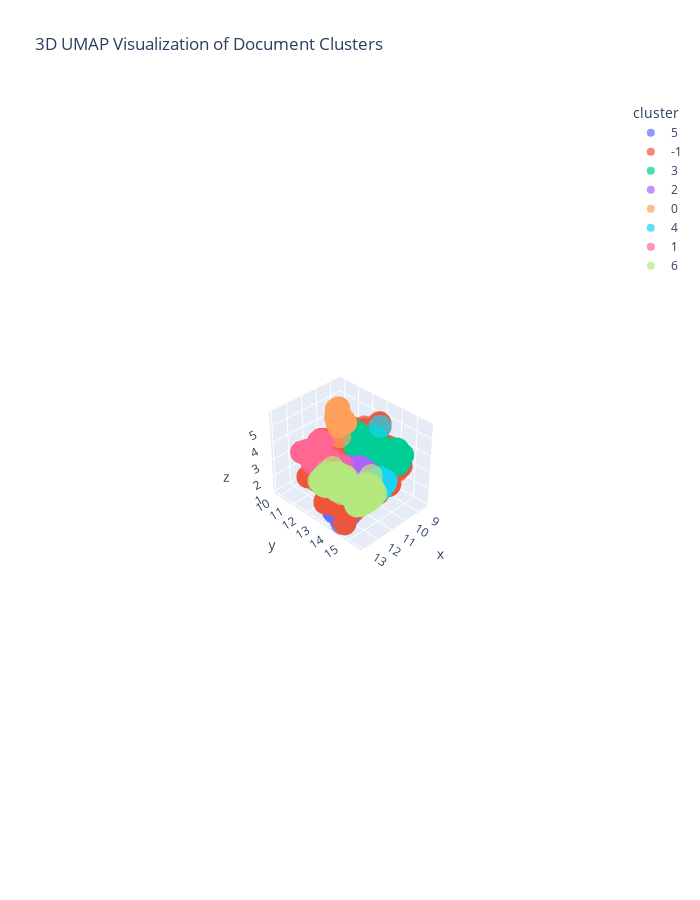

Notebook code cell kept with this figure:
### Code cell
import pandas as pd
import plotly.express as px
from umap import UMAP

# Reduce 384-dimensional embeddings to 3 dimensions
reduced_embeddings_3d = UMAP(
   n_components=3,
   min_dist=0.0,
   metric='cosine',
   random_state=42
).fit_transform(X_vectorized)
#).fit_transform(embeddings)

# Create dataframe with 3D coordinates
df_3d = pd.DataFrame(
   reduced_embeddings_3d,
   columns=["x", "y", "z"]
)
df_3d["title"] = titles
df_3d["cluster"] = [str(c) for c in clusters]
#df_3d["size"] = 10000

# Create 3D scatter plot 
fig = px.scatter_3d(
                    df_3d,
                    x='x',
                    y='y',
                    z='z',
                    color='cluster',
                    title='3D UMAP Visualization of Document Clusters',
                    opacity=0.7,
                    color_continuous_scale='viridis',
                    size_max=0.2,
                    #size = 'size',
                    hover_data=['title']  # Show title on hover
)

# Update layout
fig.update_layout(
   width=700,
   height=900,
   showlegend=True
)

fig.show()

fig.write_html('test_fig.html')

### Figure 1 — Plotly figure (JSON) as saved in the notebook; plotly's stock layout.template omitted (floating-point values rounded to 4 significant figures; data arrays with more than 128 entries replaced by an {"elided": "..."} marker saying what was removed)
{"data": [{"customdata": [["Introduction to Arabic Speech Recognition Using CMUSphinx System"], ["Arabic Speech Recognition System using CMU-Sphinx4"], ["Speech Recognition Oriented Vowel Classification Using Temporal Radial\n  Basis Functions"], ["Syllable Analysis to Build a Dictation System in Telugu language"], ["Speech Recognition by Machine, A Review"], ["Approximations to the MMI criterion and their effect on lattice-based\n  MMI"], ["Why has (reasonably accurate) Automatic Speech Recognition been so hard\n  to achieve?"], ["Emotional State Categorization from Speech: Machine vs. Human"], ["Recognizing Uncertainty in Speech"], ["Performance Evaluation of Statistical Approaches for Text Independent\n  Speaker Recognition Using Source Feature"], ["A statistical learning algorithm for word segmentation"], ["Toward a Motor Theory of Sign Language Perception"], ["Realisation d'un systeme de reconnaissance automatique de la parole\n  arabe base sur CMU Sphinx"], ["Arabic Language Learning Assisted by Computer, based on Automatic Speech\n  Recognition"], ["Large Scale Language Modeling in Automatic Speech Recognition"], ["A Hindi Speech Actuated Computer Interface for Web Search"], ["Large Scale Distributed Acoustic Modeling With Back-off N-grams"], ["Lexical Access for Speech Understanding using Minimum Message Length\n  Encoding"], ["An Adaptive Methodology for Ubiquitous ASR System"], ["Estimating Confusions in the ASR Channel for Improved Topic-based\n  Language Model Adaptation"], ["Parameters Optimization for Improving ASR Performance in Adverse Real\n  World Noisy Environmental Conditions"], ["Adverse Conditions and ASR Techniques for Robust Speech User Interface"], ["Opportunities & Challenges In Automatic Speech Recognition"], ["An Overview of Hindi Speech Recognition"], ["Speaker Independent Continuous Speech to Text Converter for Mobile\n  Application"], ["Implementation Of Back-Propagation Neural Network For Isolated Bangla\n  Speech Recognition"], ["Recognizing Speech in a Novel Accent: The Motor Theory of Speech\n  Perception Reframed"], ["Feature Learning with Gaussian Restricted Boltzmann Machine for Robust\n  Speech Recognition"], ["Local Feature or Mel Frequency Cepstral Coefficients - Which One is\n  Better for MLN-Based Bangla Speech Recognition?"], ["Clustering and Relational Ambiguity: from Text Data to Natural Data"], ["Speech Recognition Front End Without Information Loss"], ["A Subband-Based SVM Front-End for Robust ASR"], ["Software Requirement Specification Using Reverse Speech Technology"], ["Modelling Data Dispersion Degree in Automatic Robust Estimation for\n  Multivariate Gaussian Mixture Models with an Application to Noisy Speech\n  Processing"], ["Improved Frame Level Features and SVM Supervectors Approach for the\n  Recogniton of Emotional States from Speech: Application to categorical and\n  dimensional states"], ["On the Use of Different Feature Extraction Methods for Linear and Non\n  Linear kernels"], ["Building DNN Acoustic Models for Large Vocabulary Speech Recognition"], ["A Deep Learning Approach to Data-driven Parameterizations for\n  Statistical Parametric Speech Synthesis"], ["Spatial Diffuseness Features for DNN-Based Speech Recognition in Noisy\n  and Reverberant Environments"], ["Modified Mel Filter Bank to Compute MFCC of Subsampled Speech"], ["Tied Probabilistic Linear Discriminant Analysis for Speech Recognition"], ["Deep Speech: Scaling up end-to-end speech recognition"], ["Deep Multimodal Learning for Audio-Visual Speech Recognition"], ["A Unified Deep Neural Network for Speaker and Language Recognition"], ["Voice based self help System: User Experience Vs Accuracy"], ["Feature selection using Fisher's ratio technique for automatic speech\n  recognition"], ["Deep Speaker Vectors for Semi Text-independent Speaker Verification"], ["Learning Speech Rate in Speech Recognition"], ["A Multi-layered Acoustic Tokenizing Deep Neural Network (MAT-DNN) for\n  Unsupervised Discovery of Linguistic Units and Generation of High Quality\n  Features"], ["Significance of the levels of spectral valleys with application to\n  front/back distinction of vowel sounds"], ["Emotion Analysis of Songs Based on Lyrical and Audio Features"], ["Improved Deep Speaker Feature Learning for Text-Dependent Speaker\n  Recognition"], ["Feature Normalisation for Robust Speech Recognition"], ["Practical Selection of SVM Supervised Parameters with Different Feature\n  Representations for Vowel Recognition"], ["An Empirical Comparison of SVM and Some Supervised Learning Algorithms\n  for Vowel recognition"], ["Incorporating Belief Function in SVM for Phoneme Recognition"], ["Study of Phonemes Confusions in Hierarchical Automatic Phoneme\n  Recognition System"], ["Unsupervised Discovery of Linguistic Structure Including Two-level\n  Acoustic Patterns Using Three Cascaded Stages of Iterative Optimization"], ["Unsupervised Spoken Term Detection with Spoken Queries by Multi-level\n  Acoustic Patterns with Varying Model Granularity"], ["Enhancing Automatically Discovered Multi-level Acoustic Patterns\n  Considering Context Consistency With Applications in Spoken Term Detection"], ["Hierarchical Representation of Prosody for Statistical Speech Synthesis"], ["Learning Representations of Affect from Speech"], ["Latent Dirichlet Allocation Based Organisation of Broadcast Media\n  Archives for Deep Neural Network Adaptation"], ["Enhancements in statistical spoken language translation by\n  de-normalization of ASR results"], ["Predicting the top and bottom ranks of billboard songs using Machine\n  Learning"], ["THCHS-30 : A Free Chinese Speech Corpus"], ["Deep Speech 2: End-to-End Speech Recognition in English and Mandarin"], ["Small-footprint Deep Neural Networks with Highway Connections for Speech\n  Recognition"], ["The 2015 Sheffield System for Transcription of Multi-Genre Broadcast\n  Media"], ["Evaluating the Performance of a Speech Recognition based System"], ["Environmental Noise Embeddings for Robust Speech Recognition"], ["Learning Hidden Unit Contributions for Unsupervised Acoustic Model\n  Adaptation"], ["On Structured Sparsity of Phonological Posteriors for Linguistic Parsing"], ["Exploiting Low-dimensional Structures to Enhance DNN Based Acoustic\n  Modeling in Speech Recognition"], ["Speech vocoding for laboratory phonology"], ["Recurrent Neural Network Postfilters for Statistical Parametric Speech\n  Synthesis"], ["An Iterative Deep Learning Framework for Unsupervised Discovery of\n  Speech Features and Linguistic Units with Applications on Spoken Term\n  Detection"], ["Fantastic 4 system for NIST 2015 Language Recognition Evaluation"], ["Signer-independent Fingerspelling Recognition with Deep Neural Network\n  Adaptation"], ["Blind score normalization method for PLDA based speaker recognition"], ["Learning Multiscale Features Directly From Waveforms"], ["Differentiable Pooling for Unsupervised Acoustic Model Adaptation"], ["Speaker Cluster-Based Speaker Adaptive Training for Deep Neural Network\n  Acoustic Modeling"], ["The IBM Speaker Recognition System: Recent Advances and Error Analysis"]], "hovertemplate": "cluster=5<br>x=%{x}<br>y=%{y}<br>z=%{z}<br>title=%{customdata[0]}<extra></extra>", "legendgroup": "5", "marker": {"color": "#636efa", "opacity": 0.7, "symbol": "circle"}, "mode": "markers", "name": "5", "scene": "scene", "showlegend": true, "type": "scatter3d", "x": [12.5, 12.5, 12.33, 12.49, 12.5, 12.5, 12.51, 12.43, 12.43, 12.57, 12.31, 12.49, 12.51, 12.5, 12.24, 12.3, 12.3, 12.29, 12.35, 12.21, 12.28, 12.42, 12.49, 12.41, 12.46, 12.48, 12.36, 12.44, 12.45, 12.18, 12.26, 12.24, 12.51, 12.62, 12.46, 12.44, 12.33, 12.45, 12.39, 12.46, 12.49, 12.39, 12.12, 12.56, 12.46, 12.45, 12.58, 12.5, 12.25, 12.32, 11.97, 12.56, 12.41, 11.96, 12.23, 12.07, 12.19, 12.19, 12.19, 12.22, 12.35, 12.39, 12.3, 12.53, 11.94, 12.54, 12.38, 12.36, 12.57, 12.54, 12.3, 12.56, 12.33, 12.32, 12.42, 12.32, 12.25, 12.5, 12.5, 12.55, 12.45, 12.29, 12.58, 12.56], "y": [13.4, 13.42, 13.59, 13.5, 13.51, 13.46, 13.5, 13.62, 13.86, 14.15, 13.79, 13.06, 13.37, 13.45, 13.73, 13.65, 13.81, 13.63, 13.48, 13.42, 13.66, 13.43, 13.49, 13.21, 13.75, 13.81, 13.31, 13.9, 13.74, 13.88, 13.87, 13.88, 13.5, 14.08, 13.71, 13.91, 14.19, 13.76, 14.06, 13.68, 14.11, 13.84, 14.18, 14.21, 13.45, 13.79, 14.22, 14.14, 14.23, 13.95, 13.84, 14.22, 13.9, 13.67, 13.63, 13.63, 13.58, 14.22, 14.24, 14.23, 13.85, 13.73, 14.17, 13.47, 13.86, 13.45, 13.89, 14.15, 14.25, 13.49, 14.18, 14.23, 14.09, 14.18, 13.59, 14.18, 14.22, 14.14, 14.19, 14.16, 13.79, 14.27, 14.21, 14.21], "z": [1.456, 1.467, 1.498, 1.471, 1.454, 1.818, 1.478, 1.413, 1.522, 1.235, 1.778, 1.715, 1.471, 1.468, 1.815, 2.003, 1.754, 1.501, 1.438, 1.552, 1.511, 1.434, 1.511, 2.159, 1.328, 1.294, 1.608, 1.331, 1.317, 1.551, 1.507, 1.523, 1.462, 1.183, 1.337, 1.32, 1.583, 1.305, 1.465, 1.334, 1.293, 1.597, 1.764, 1.238, 1.508, 1.296, 1.227, 1.344, 1.61, 1.789, 1.845, 1.236, 1.348, 1.665, 1.459, 1.58, 1.535, 1.633, 1.626, 1.613, 1.73, 1.288, 1.634, 1.499, 1.863, 1.48, 1.66, 1.578, 1.276, 1.482, 1.582, 1.237, 1.561, 1.534, 1.53, 1.557, 1.624, 1.272, 1.301, 1.221, 1.596, 1.618, 1.229, 1.234]}, {"customdata": {"elided": "1047x1 str values"}, "hovertemplate": "cluster=-1<br>x=%{x}<br>y=%{y}<br>z=%{z}<br>title=%{customdata[0]}<extra></extra>", "legendgroup": "-1", "marker": {"color": "#EF553B", "opacity": 0.7, "symbol": "circle"}, "mode": "markers", "name": "-1", "scene": "scene", "showlegend": true, "type": "scatter3d", "x": {"elided": "1047 float values"}, "y": {"elided": "1047 float values"}, "z": {"elided": "1047 float values"}}, {"customdata": {"elided": "285x1 str values"}, "hovertemplate": "cluster=3<br>x=%{x}<br>y=%{y}<br>z=%{z}<br>title=%{customdata[0]}<extra></extra>", "legendgroup": "3", "marker": {"color": "#00cc96", "opacity": 0.7, "symbol": "circle"}, "mode": "markers", "name": "3", "scene": "scene", "showlegend": true, "type": "scatter3d", "x": {"elided": "285 float values"}, "y": {"elided": "285 float values"}, "z": {"elided": "285 float values"}}, {"customdata": [["Zipf's Law and Avoidance of Excessive Synonymy"], ["On the role of autocorrelations in texts"], ["A Comparison of natural (english) and artificial (esperanto) languages.\n  A Multifractal method based analysis"], ["Textual Fingerprinting with Texts from Parkin, Bassewitz, and Leander"], ["Investigation of the Zipf-plot of the extinct Meroitic language"], ["Constructing word similarities in Meroitic as an aid to decipherment"], ["On the nature of long-range letter correlations in texts"], ["Discovering Global Patterns in Linguistic Networks through Spectral\n  Analysis: A Case Study of the Consonant Inventories"], ["Beyond word frequency: Bursts, lulls, and scaling in the temporal\n  distributions of words"], ["Approaching the linguistic complexity"], ["Beyond Zipf's law: Modeling the structure of human language"], ["Language Diversity across the Consonant Inventories: A Study in the\n  Framework of Complex Networks"], ["Size dependent word frequencies and translational invariance of books"], ["Automated languages phylogeny from Levenshtein distance"], ["Automated words stability and languages phylogeny"], ["Lexical evolution rates by automated stability measure"], ["Measures of lexical distance between languages"], ["Statistical Physics for Natural Language Processing"], ["Punctuation effects in English and Esperanto texts"], ["Linguistic complexity: English vs. Polish, text vs. corpus"], ["Distinguishing Fact from Fiction: Pattern Recognition in Texts Using\n  Complex Networks"], ["The effect of linguistic constraints on the large scale organization of\n  language"], ["Fitting Ranked English and Spanish Letter Frequency Distribution in U.S.\n  and Mexican Presidential Speeches"], ["Phylogeny and geometry of languages from normalized Levenshtein distance"], ["NEMO: Extraction and normalization of organization names from PubMed\n  affiliation strings"], ["Positive words carry less information than negative words"], ["Distinct word length frequencies: distributions and symbol entropies"], ["Average word length dynamics as indicator of cultural changes in society"], ["Authorship Identification in Bengali Literature: a Comparative Analysis"], ["Compactified Horizontal Visibility Graph for the Language Network"], ["Structure-semantics interplay in complex networks and its effects on the\n  predictability of similarity in texts"], ["The risks of mixing dependency lengths from sequences of different\n  length"], ["Information content versus word length in natural language: A reply to\n  Ferrer-i-Cancho and Moscoso del Prado Martin [arXiv:1209.1751]"], ["The placement of the head that minimizes online memory: a complex\n  systems approach"], ["Why SOV might be initially preferred and then lost or recovered? A\n  theoretical framework"], ["Authorship Attribution Using Word Network Features"], ["Quantitative methods for Phylogenetic Inference in Historical\n  Linguistics: An experimental case study of South Central Dravidian"], ["Properties of phoneme N -grams across the world's language families"], ["Entropy analysis of word-length series of natural language texts:\n  Effects of text language and genre"], ["Word-length entropies and correlations of natural language written texts"], ["Keyword and Keyphrase Extraction Using Centrality Measures on\n  Collocation Networks"], ["Measuring Global Similarity between Texts"], ["Polish and English wordnets -- statistical analysis of interconnected\n  networks"], ["Initial Comparison of Linguistic Networks Measures for Parallel Texts"], ["Comparison of the language networks from literature and blogs"], ["Temporal Analysis of Language through Neural Language Models"], ["Complex Networks Measures for Differentiation between Normal and\n  Shuffled Croatian Texts"], ["A preliminary study of Croatian Language Syllable Networks"], ["Building of Networks of Natural Hierarchies of Terms Based on Analysis\n  of Texts Corpora"], ["Zipf's law holds for phrases, not words"], ["Toward Network-based Keyword Extraction from Multitopic Web Documents"], ["Toward Selectivity Based Keyword Extraction for Croatian News"], ["Beyond description. Comment on \"Approaching human language with complex\n  networks\" by Cong & Liu"], ["Be Careful When Assuming the Obvious: Commentary on \"The placement of\n  the head that minimizes online memory: a complex systems approach\""], ["Non-Standard Words as Features for Text Categorization"], ["Text mixing shapes the anatomy of rank-frequency distributions: A modern\n  Zipfian mechanics for natural language"], ["The meaning-frequency law in Zipfian optimization models of\n  communication"], ["Patterns in the English Language: Phonological Networks, Percolation and\n  Assembly Models"], ["Statistically Significant Detection of Linguistic Change"], ["Network Motifs Analysis of Croatian Literature"], ["A perspective on the advancement of natural language processing tasks\n  via topological analysis of complex networks"], ["Zipf's Law and the Frequency of Characters or Words of Oracles"], ["Statistical Patterns in Written Language"], ["Scaling laws in human speech, decreasing emergence of new words and a\n  generalized model"], ["Reply to the commentary \"Be careful when assuming the obvious\", by P.\n  Alday"], ["Quantifying origin and character of long-range correlations in narrative\n  texts"], ["Probing the topological properties of complex networks modeling short\n  written texts"], ["Annotating Cognates and Etymological Origin in Turkic Languages"], ["A new hybrid metric for verifying parallel corpora of Arabic-English"], ["Variation of word frequencies in Russian literary texts"], ["Is language evolution grinding to a halt? The scaling of lexical\n  turbulence in English fiction suggests it is not"], ["Normalization of Non-Standard Words in Croatian Texts"], ["Rank diversity of languages: Generic behavior in computational\n  linguistics"], ["Recognize Foreign Low-Frequency Words with Similar Pairs"], ["A complex network approach to stylometry"], ["Bias and population structure in the actuation of sound change"], ["Persistent Topology of Syntax"], ["Multilayer Network of Language: a Unified Framework for Structural\n  Analysis of Linguistic Subsystems"], ["A fully data-driven method to identify (correlated) changes in\n  diachronic corpora"], ["Liberating language research from dogmas of the 20th century"], ["Dependency length minimization: Puzzles and Promises"], ["Network analysis of named entity co-occurrences in written texts"], ["Response to Liu, Xu, and Liang (2015) and Ferrer-i-Cancho and\n  G\\'omez-Rodr\\'iguez (2015) on Dependency Length Minimization"], ["It is not all downhill from here: Syllable Contact Law in Persian"], ["Stochastic model for phonemes uncovers an author-dependency of their\n  usage"], ["Human languages order information efficiently"], ["Topic segmentation via community detection in complex networks"], ["Kauffman's adjacent possible in word order evolution"], ["Zipf's law is a consequence of coherent language production"], ["Optimizing the Learning Order of Chinese Characters Using a Novel\n  Topological Sort Algorithm"], ["In narrative texts punctuation marks obey the same statistics as words"], ["Comparing Fifty Natural Languages and Twelve Genetic Languages Using\n  Word Embedding Language Divergence (WELD) as a Quantitative Measure of\n  Language Distance"], ["Compression and the origins of Zipf's law for word frequencies"]], "hovertemplate": "cluster=2<br>x=%{x}<br>y=%{y}<br>z=%{z}<br>title=%{customdata[0]}<extra></extra>", "legendgroup": "2", "marker": {"color": "#ab63fa", "opacity": 0.7, "symbol": "circle"}, "mode": "markers", "name": "2", "scene": "scene", "showlegend": true, "type": "scatter3d", "x": [9.83, 9.793, 9.845, 10.06, 9.813, 9.77, 10.15, 9.535, 9.804, 9.866, 9.816, 9.803, 9.826, 9.704, 9.66, 9.676, 9.672, 10.06, 9.884, 9.94, 9.729, 9.685, 10.16, 9.666, 9.855, 9.846, 9.802, 9.81, 10.2, 9.578, 9.912, 9.652, 9.725, 9.879, 9.855, 10.13, 9.817, 9.764, 9.794, 9.804, 9.46, 9.905, 9.496, 9.484, 9.511, 10.19, 9.481, 9.471, 9.552, 9.816, 9.454, 9.473, 9.489, 9.709, 9.476, 9.829, 9.795, 9.664, 10.23, 9.467, 9.491, 9.764, 10.0, 9.834, 9.693, 9.892, 9.874, 9.662, 12.18, 9.823, 9.803, 9.458, 9.981, 9.894, 9.878, 10.19, 9.814, 9.461, 10.37, 9.652, 9.629, 9.842, 9.66, 9.514, 9.948, 9.79, 9.856, 9.855, 9.824, 9.941, 9.889, 9.729, 9.749], "y": [12.62, 12.58, 12.7, 12.63, 12.58, 12.85, 12.69, 12.13, 12.61, 12.52, 12.62, 12.81, 12.7, 12.94, 12.93, 12.94, 12.94, 12.58, 12.61, 12.49, 12.32, 12.13, 12.83, 12.94, 12.5, 12.79, 12.95, 12.88, 12.28, 12.1, 11.98, 13.33, 13.35, 13.36, 13.29, 12.18, 12.93, 12.57, 12.93, 12.87, 12.3, 12.02, 12.04, 12.06, 12.2, 12.84, 12.14, 12.05, 12.1, 12.59, 12.26, 12.27, 11.99, 13.36, 12.01, 12.58, 12.59, 13.14, 12.74, 12.04, 11.9, 12.55, 12.3, 12.6, 13.32, 12.57, 11.95, 12.96, 12.89, 12.68, 12.6, 12.0, 12.61, 12.88, 11.93, 12.91, 12.82, 12.04, 12.83, 13.4, 13.38, 11.95, 13.41, 12.08, 12.55, 13.25, 11.96, 13.29, 12.57, 13.33, 12.59, 13.04, 12.71], "z": [1.639, 1.62, 1.76, 2.375, 1.619, 2.174, 1.574, 1.885, 1.645, 1.754, 1.646, 2.058, 1.671, 2.163, 2.162, 2.192, 2.172, 2.342, 1.722, 1.797, 1.903, 1.89, 1.64, 2.161, 1.698, 1.744, 1.642, 1.728, 2.281, 1.89, 2.119, 1.441, 1.534, 1.738, 1.793, 2.171, 2.222, 1.839, 1.645, 1.641, 2.067, 2.136, 1.818, 1.824, 1.912, 2.418, 1.849, 1.805, 1.908, 1.625, 1.979, 1.957, 1.757, 1.525, 1.906, 1.669, 1.627, 1.469, 2.53, 1.823, 1.751, 1.579, 2.124, 1.652, 1.496, 1.697, 2.077, 2.219, 3.893, 1.705, 1.614, 1.92, 1.796, 1.895, 2.089, 2.401, 2.089, 1.814, 2.365, 1.456, 1.434, 2.056, 1.476, 1.787, 1.859, 1.823, 2.072, 1.801, 1.611, 1.834, 1.673, 2.167, 1.714]}, {"customdata": [["Generating models for temporal representations"], ["Using Synchronic and Diachronic Relations for Summarizing Multiple\n  Documents Describing Evolving Events"], ["Some Reflections on the Task of Content Determination in the Context of\n  Multi-Document Summarization of Evolving Events"], ["Valence extraction using EM selection and co-occurrence matrices"], ["What's in a Message?"], ["A Large-Scale Exploration of Effective Global Features for a Joint\n  Entity Detection and Tracking Model"], ["Learning Sentence-internal Temporal Relations"], ["Analysing Temporally Annotated Corpora with CAVaT"], ["Using Signals to Improve Automatic Classification of Temporal Relations"], ["USFD2: Annotating Temporal Expresions and TLINKs for TempEval-2"], ["An Annotation Scheme for Reichenbach's Verbal Tense Structure"], ["A Corpus-based Study of Temporal Signals"], ["Massively Increasing TIMEX3 Resources: A Transduction Approach"], ["Temporal expression normalisation in natural language texts"], ["TempEval-3: Evaluating Events, Time Expressions, and Temporal Relations"], ["Semantic Understanding of Professional Soccer Commentaries"], ["The Hangulphabet: A Descriptive Alphabet"], ["Dating Texts without Explicit Temporal Cues"], ["Natural Language Understanding Based on Semantic Relations between\n  Sentences"], ["Probabilistic Frame Induction"], ["ManTIME: Temporal expression identification and normalization in the\n  TempEval-3 challenge"], ["Recognition of Named-Event Passages in News Articles"], ["Learning Frames from Text with an Unsupervised Latent Variable Model"], ["Context Specific Event Model For News Articles"], ["Boundary identification of events in clinical named entity recognition"], ["Big Data and Cross-Document Coreference Resolution: Current State and\n  Future Opportunities"], ["Enhancing QA Systems with Complex Temporal Question Processing\n  Capabilities"], ["Evaluating Temporal Graphs Built from Texts via Transitive Reduction"], ["Event Structure of Transitive Verb: A MARVS perspective"], ["Clinical TempEval"], ["Training a Multilingual Sportscaster: Using Perceptual Context to Learn\n  Language"], ["Integer-Programming Ensemble of Temporal-Relations Classifiers"], ["Temporal ordering of clinical events"], ["A Hierarchical Distance-dependent Bayesian Model for Event Coreference\n  Resolution"], ["Connotation Frames: A Data-Driven Investigation"], ["Combining Temporal Information and Topic Modeling for Cross-Document\n  Event Ordering"], ["Recognizing Extended Spatiotemporal Expressions by Actively Trained\n  Average Perceptron Ensembles"], ["Posterior calibration and exploratory analysis for natural language\n  processing models"], ["An Event Network for Exploring Open Information"], ["On TimeML-Compliant Temporal Expression Extraction in Turkish"], ["Normalization of Relative and Incomplete Temporal Expressions in\n  Clinical Narratives"], ["Population size predicts lexical diversity, but so does the mean sea\n  level - why it is important to correctly account for the structure of\n  temporal data"], ["Modeling Dynamic Relationships Between Characters in Literary Novels"], ["Detecting and Extracting Events from Text Documents"], ["Joint Learning Templates and Slots for Event Schema Induction"], ["Sieve-based Coreference Resolution in the Biomedical Domain"], ["Unsupervised Ranking Model for Entity Coreference Resolution"], ["Bank distress in the news: Describing events through deep learning"], ["Using Sentence-Level LSTM Language Models for Script Inference"], ["Extracting Temporal and Causal Relations between Events"], ["Real-Time Web Scale Event Summarization Using Sequential Decision Making"]], "hovertemplate": "cluster=0<br>x=%{x}<br>y=%{y}<br>z=%{z}<br>title=%{customdata[0]}<extra></extra>", "legendgroup": "0", "marker": {"color": "#FFA15A", "opacity": 0.7, "symbol": "circle"}, "mode": "markers", "name": "0", "scene": "scene", "showlegend": true, "type": "scatter3d", "x": [10.39, 10.43, 10.5, 10.27, 10.22, 10.59, 10.4, 10.37, 10.41, 10.38, 10.41, 10.41, 10.35, 10.37, 10.39, 10.42, 10.47, 10.41, 10.42, 10.29, 10.37, 10.43, 10.28, 10.44, 10.38, 10.55, 10.4, 10.42, 10.48, 10.38, 10.4, 10.33, 10.41, 10.55, 10.28, 10.42, 10.56, 10.55, 10.5, 10.47, 10.38, 10.4, 10.52, 10.43, 10.47, 10.57, 10.56, 10.45, 10.43, 10.42, 10.72], "y": [11.51, 11.51, 11.64, 11.63, 11.68, 12.27, 11.51, 11.52, 11.49, 11.53, 11.48, 11.5, 11.54, 11.52, 11.53, 11.54, 11.7, 11.5, 11.52, 11.61, 11.52, 11.49, 11.64, 11.57, 11.67, 12.18, 11.52, 11.51, 11.86, 11.69, 11.54, 11.55, 11.5, 12.07, 11.62, 11.58, 11.86, 12.0, 11.8, 11.58, 11.56, 11.49, 11.81, 11.5, 11.83, 12.29, 12.29, 11.44, 11.52, 11.52, 11.86], "z": [5.639, 5.158, 4.956, 4.932, 4.877, 5.332, 5.64, 5.658, 5.612, 5.652, 5.634, 5.613, 5.632, 5.642, 5.625, 5.174, 4.733, 5.616, 5.208, 4.978, 5.658, 5.19, 4.941, 5.232, 5.449, 5.358, 5.659, 5.507, 5.215, 5.43, 5.122, 5.707, 5.594, 5.285, 4.945, 5.565, 5.669, 5.153, 5.201, 5.62, 5.653, 5.554, 4.219, 5.202, 5.232, 5.283, 5.29, 5.144, 5.195, 5.58, 5.121]}, {"customdata": [["Framework and Resources for Natural Language Parser Evaluation"], ["Robustness Evaluation of Two CCG, a PCFG and a Link Grammar Parsers"], ["Feature Unification in TAG Derivation Trees"], ["TuLiPA: Towards a Multi-Formalism Parsing Environment for Grammar\n  Engineering"], ["Properties of quasi-alphabetic tree bimorphisms"], ["Multiple Retrieval Models and Regression Models for Prior Art Search"], ["Analyse en d\\'ependances \\`a l'aide des grammaires d'interaction"], ["Motifs de graphe pour le calcul de d\\'ependances syntaxiques compl\\`etes"], ["The Horse Raced Past: Gardenpath Processing in Dynamical Systems"], ["Precision-biased Parsing and High-Quality Parse Selection"], ["Elimination of Spurious Ambiguity in Transition-Based Dependency Parsing"], ["Transition-Based Dependency Parsing With Pluggable Classifiers"], ["Binary Tree based Chinese Word Segmentation"], ["Sentence Compression as Tree Transduction"], ["An Empirical Comparison of Parsing Methods for Stanford Dependencies"], ["Contextual Semantic Parsing using Crowdsourced Spatial Descriptions"], ["Empirical Evaluation of Tree distances for Parser Evaluation"], ["Incorporating Semi-supervised Features into Discontinuous Easy-First\n  Constituent Parsing"], ["Supertagging: Introduction, learning, and application"], ["Probabilistic Models for High-Order Projective Dependency Parsing"], ["Web-scale Surface and Syntactic n-gram Features for Dependency Parsing"], ["Parsing as Reduction"], ["Learning to Search for Dependencies"], ["Yara Parser: A Fast and Accurate Dependency Parser"], ["Unsupervised Dependency Parsing: Let's Use Supervised Parsers"], ["Using Syntax-Based Machine Translation to Parse English into Abstract\n  Meaning Representation"], ["Fast Rhetorical Structure Theory Discourse Parsing"], ["CCG Parsing and Multiword Expressions"], ["A Re-ranking Model for Dependency Parser with Recursive Convolutional\n  Neural Network"], ["Transition-Based Dependency Parsing with Stack Long Short-Term Memory"], ["Robust Subgraph Generation Improves Abstract Meaning Representation\n  Parsing"], ["A Bayesian Model for Generative Transition-based Dependency Parsing"], ["Tree-structured composition in neural networks without tree-structured\n  architectures"], ["Parsing Natural Language Sentences by Semi-supervised Methods"], ["Structured Training for Neural Network Transition-Based Parsing"], ["Notes About a More Aware Dependency Parser"], ["The challenges of SVM optimization using Adaboost on a phoneme\n  recognition problem"], ["Improved Transition-Based Parsing by Modeling Characters instead of\n  Words with LSTMs"], ["An Automatic Machine Translation Evaluation Metric Based on Dependency\n  Parsing Model"], ["Approximation-Aware Dependency Parsing by Belief Propagation"], ["Edge-Linear First-Order Dependency Parsing with Undirected Minimum\n  Spanning Tree Inference"], ["Parser for Abstract Meaning Representation using Learning to Search"], ["Towards Structured Deep Neural Network for Automatic Speech Recognition"], ["Extracting Biomolecular Interactions Using Semantic Parsing of\n  Biomedical Text"], ["Many Languages, One Parser"], ["Easy-First Dependency Parsing with Hierarchical Tree LSTMs"], ["Getting More Out Of Syntax with PropS"], ["Simple and Accurate Dependency Parsing Using Bidirectional LSTM Feature\n  Representations"], ["A Fast Unified Model for Parsing and Sentence Understanding"], ["Latent Predictor Networks for Code Generation"], ["RIGA at SemEval-2016 Task 8: Impact of Smatch Extensions and\n  Character-Level Neural Translation on AMR Parsing Accuracy"], ["Dependency Parsing with LSTMs: An Empirical Evaluation"], ["Improving Automated Patent Claim Parsing: Dataset, System, and\n  Experiments"]], "hovertemplate": "cluster=4<br>x=%{x}<br>y=%{y}<br>z=%{z}<br>title=%{customdata[0]}<extra></extra>", "legendgroup": "4", "marker": {"color": "#19d3f3", "opacity": 0.7, "symbol": "circle"}, "mode": "markers", "name": "4", "scene": "scene", "showlegend": true, "type": "scatter3d", "x": [10.19, 10.19, 9.873, 9.853, 9.948, 10.66, 10.12, 10.08, 10.25, 10.15, 10.29, 10.14, 9.971, 9.966, 10.14, 10.11, 9.967, 10.13, 9.834, 10.14, 10.18, 10.16, 10.31, 10.21, 10.15, 10.39, 8.558, 9.929, 10.2, 10.34, 10.4, 10.81, 10.15, 10.15, 10.27, 10.28, 10.24, 10.39, 10.16, 10.21, 10.31, 10.38, 10.36, 10.41, 10.2, 10.23, 10.13, 10.27, 10.17, 11.04, 10.39, 10.34, 10.47], "y": [14.18, 14.29, 14.43, 14.41, 14.48, 14.05, 14.3, 14.27, 14.36, 14.25, 14.34, 14.33, 14.48, 14.5, 14.3, 14.14, 14.45, 14.22, 14.24, 14.25, 14.01, 14.29, 14.42, 14.29, 14.27, 14.53, 12.73, 14.18, 14.42, 14.37, 14.55, 14.16, 14.59, 14.25, 14.55, 14.36, 14.32, 14.42, 14.3, 14.32, 14.26, 14.51, 14.62, 14.47, 14.16, 14.33, 14.27, 14.36, 14.6, 14.63, 14.54, 14.43, 14.09], "z": [2.397, 2.34, 2.53, 2.526, 2.511, 2.383, 2.066, 2.068, 2.21, 2.154, 2.188, 2.163, 2.515, 2.528, 2.113, 2.404, 2.444, 2.234, 2.439, 2.057, 2.097, 2.141, 2.197, 2.258, 2.106, 2.941, 4.357, 2.391, 2.152, 2.173, 2.972, 2.246, 2.558, 2.189, 2.418, 2.207, 2.189, 2.268, 2.107, 2.173, 2.101, 2.947, 2.603, 3.042, 2.329, 2.122, 2.023, 2.15, 2.522, 2.797, 2.926, 2.214, 2.346]}, {"customdata": {"elided": "143x1 str values"}, "hovertemplate": "cluster=1<br>x=%{x}<br>y=%{y}<br>z=%{z}<br>title=%{customdata[0]}<extra></extra>", "legendgroup": "1", "marker": {"color": "#FF6692", "opacity": 0.7, "symbol": "circle"}, "mode": "markers", "name": "1", "scene": "scene", "showlegend": true, "type": "scatter3d", "x": {"elided": "143 float values"}, "y": {"elided": "143 float values"}, "z": {"elided": "143 float values"}}, {"customdata": {"elided": "244x1 str values"}, "hovertemplate": "cluster=6<br>x=%{x}<br>y=%{y}<br>z=%{z}<br>title=%{customdata[0]}<extra></extra>", "legendgroup": "6", "marker": {"color": "#B6E880", "opacity": 0.7, "symbol": "circle"}, "mode": "markers", "name": "6", "scene": "scene", "showlegend": true, "type": "scatter3d", "x": {"elided": "244 float values"}, "y": {"elided": "244 float values"}, "z": {"elided": "244 float values"}}], "layout": {"height": 900, "legend": {"title": {"text": "cluster"}, "tracegroupgap": 0}, "scene": {"aspectmode": "auto", "aspectratio": {"x": 1, "y": 1, "z": 1}, "camera": {"center": {"x": 0, "y": 0, "z": 0}, "eye": {"x": 4.678, "y": 4.678, "z": 4.678}, "projection": {"type": "perspective"}, "up": {"x": 0, "y": 0, "z": 1}}, "domain": {"x": [0, 1], "y": [0, 1]}, "xaxis": {"title": {"text": "x"}}, "yaxis": {"title": {"text": "y"}}, "zaxis": {"title": {"text": "z"}}}, "showlegend": true, "title": {"text": "3D UMAP Visualization of Document Clusters"}, "width": 700}}
